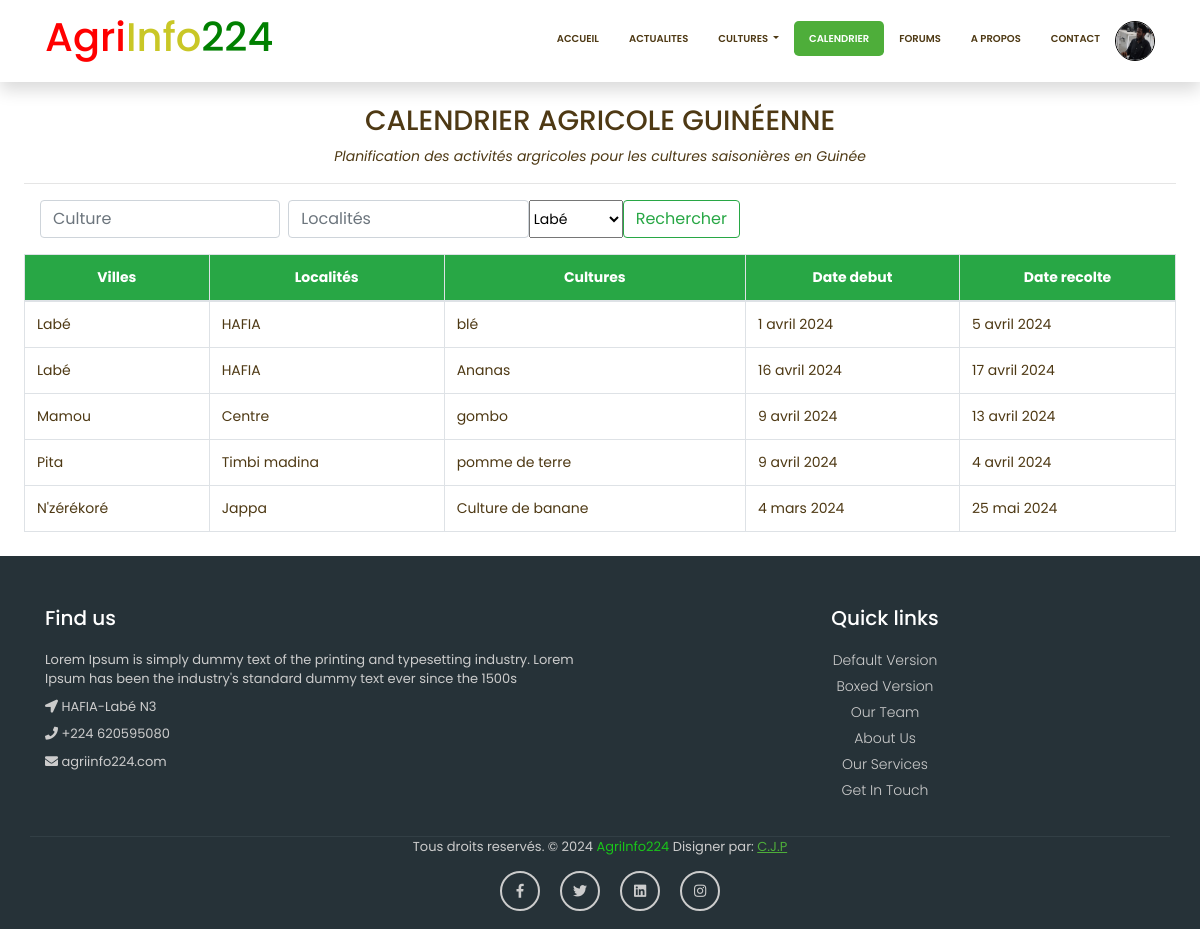
The app's page /calendrier (signed in) with its own data.
### Compte/models.py (models this page shows, shortened)
class Utilisateur(AbstractUser):
    token = models.CharField(max_length=120)
    role=[
        ("agriculteur","agriculteur"),
        ("admin","admin"),
        ("utilisateur","utilisateur")
    ]
    telephone=models.CharField(max_length=15)
    profile=models.ImageField(upload_to="profile",blank=True,null=True)
    roles=models.CharField(max_length=150,choices=role)
    password_confirm=models.CharField(max_length=150)
    notif=models.ManyToManyField(Notification,related_name="notifs",default="")

### Agronomie/models.py (models this page shows, shortened)
class PeriodeDePlantation(models.Model):
    culture = models.ForeignKey(Culture, on_delete=models.CASCADE)
    endroit = models.ForeignKey(EndroitPropice, on_delete=models.CASCADE)
    date_debut = models.DateField()
    date_fin = models.DateField()

class EndroitPropice(models.Model):
    nom_endroit = models.CharField(max_length=100)
    ville = models.CharField(max_length=100)
    desc_endroit = models.TextField()

class Culture(models.Model):
    image=models.ImageField(upload_to='culture')
    nom_culture=models.CharField(max_length=50)
    description_culture=models.TextField()
    categorie_culture=models.ForeignKey(Categorie_culture,on_delete=models.CASCADE)

### Agronomie/views.py (the view)
def calendrier(request):
    calendriers = PeriodeDePlantation.objects.all()
    villes = EndroitPropice.objects.all()
    context={'calendriers':calendriers,
            'villes':villes}
    return render(request,'Agronomie/calendrier.html',context)

### Agronomie/templates/Agronomie/calendrier.html (shortened to what this page needs)
{% extends 'Agronomie/base.html' %}
{% load static %}
{% block navbar %}
    <ul class="navbar-nav ml-auto">
	<li class="nav-item">
	   <a class="nav-link" href="{% url 'home' %}">Accueil</a>
	</li>
	<li class="nav-item">
	   <a class="nav-link" href="{% url 'actu' %}">Actualites</a>
	</li>
	<li class="nav-item dropdown">
	  <a class="nav-link dropdown-toggle" href="#" id="navbarDropdownPortfolio" data-toggle="dropdown" aria-haspopup="true" aria-expanded="false">
	  Cultures
	  </a>
   </li>
	<li class="nav-item">
	   <a class="nav-link active" href="{% url 'calendrier' %}">Calendrier</a>
	</li>
	{% if user.is_authenticated %}
   <li class="nav-item">
      <a class="nav-link" href="{% url 'forums' %}">Forums</a>
    </li>
   {% endif %}
	<li class="nav-item">
	  <a class="nav-link" href="{% url 'apropos' %}">A propos</a>
   </li>
	<li class="nav-item">
	   <a class="nav-link" href="{% url 'contact' %}">Contact</a>
	</li>
	{% if user.is_authenticated %}
	<li class="nav-item dropdown">
	   <a class="" href="#" id="navbarDropdownPortfolio" data-toggle="dropdown" aria-haspopup="true" aria-expanded="false">
		 {% if user.profile %}
		  <img src="{{ user.profile.url }}" alt="" style="width: 40px; height: 40px; padding: none;border-radius: 25px; border:1px solid black">
		  {% else %}
		  <img src="{%  static 'Compte/img/prog.png' %}" alt="" style="width: 40px; height: 40px; padding: none;border-radius: 25px; border:1px solid black">
		  {% endif %}
	   </a>
	</li>
	{% endif %}
 </ul>
{% endblock  %}
{% block content %}
<div class="m-4">
    <div class="text-center mb-3">
        <h3>CALENDRIER AGRICOLE GUINÉENNE</h3>
        <em>Planification des activités argricoles pour les cultures saisonières en Guinée</em>
    </div>
    <hr>
    <form class="d-flex m-3" method="get" action="{% url 'search_calendrier' %}" style="max-width: 700px;">
        <input class="form-control mr-2" type="search" aria-label="Search" placeholder="Culture" name="culture">
        <input type="search" class="form-control" placeholder="Localités" name="localite">
        <select name="ville" id="">
            {% for ville in villes %}
            <option value="{{ ville.id }}" class="form-control">{{ ville.ville }}</option>
            {% endfor %}
        </select>
        <button class="btn btn-outline-success" type="submit">Rechercher</button>
      </form>
    <table class="table table-hover table-bordered">
        <thead class="bg-success">
            <tr class="text-white text-center">
                <th>Villes</th>
                <th>Localités</th>
                <th>Cultures</th>
                <th>Date debut</th>
                <th>Date recolte</th>
            </tr>
        </thead>
        <tbody>
            {% for calendrier in calendriers %}
            <tr>
                <td>{{ calendrier.endroit.ville }}</td>
                <td>{{ calendrier.endroit.nom_endroit }}</td>
                <td>{{ calendrier.culture.nom_culture }}</td>
                <td>{{ calendrier.date_debut }}</td>
                <td>{{ calendrier.date_fin }}</td>
            </tr>
            {% endfor %}
        </tbody>
    </table>
</div>
{% endblock  %}

### Agronomie/static/Agronomie/css/style.css (style rules this page uses)
body { padding-top: 54px; font-family: 'Poppins', sans-serif; font-size: 14px; color: #4e3914; }
@media (min-width: 992px) { body { padding-top: 80px; } }
.navbar-expand-lg.top-nav .navbar-nav .nav-link { padding: 10px 15px; color: #4e3914; font-size: 10px; font-weight: 600; text-transform: uppercase; }
.navbar-expand-lg.top-nav .navbar-nav .nav-link.active { background: #4eae3a; color: #ffffff; border-radius: 4.8px; }

### records on screen
Utilisateur: profile (picture)
PeriodeDePlantation: endroit.ville "Labé", endroit.nom_endroit "HAFIA", culture.nom_culture "blé", date_debut "1 avril 2024", date_fin "5 avril 2024"
PeriodeDePlantation: endroit.ville "Labé", endroit.nom_endroit "HAFIA", culture.nom_culture "Ananas", date_debut "16 avril 2024", date_fin "17 avril 2024"
PeriodeDePlantation: endroit.ville "Mamou", endroit.nom_endroit "Centre", culture.nom_culture "gombo", date_debut "9 avril 2024", date_fin "13 avril 2024"
PeriodeDePlantation: endroit.ville "Pita", endroit.nom_endroit "Timbi madina", culture.nom_culture "pomme de terre", date_debut "9 avril 2024", date_fin "4 avril 2024"
PeriodeDePlantation: endroit.ville "N'zérékoré", endroit.nom_endroit "Jappa", culture.nom_culture "Culture de banane", date_debut "4 mars 2024", date_fin "25 mai 2024"

### other values on screen
form field ville "Labé"
